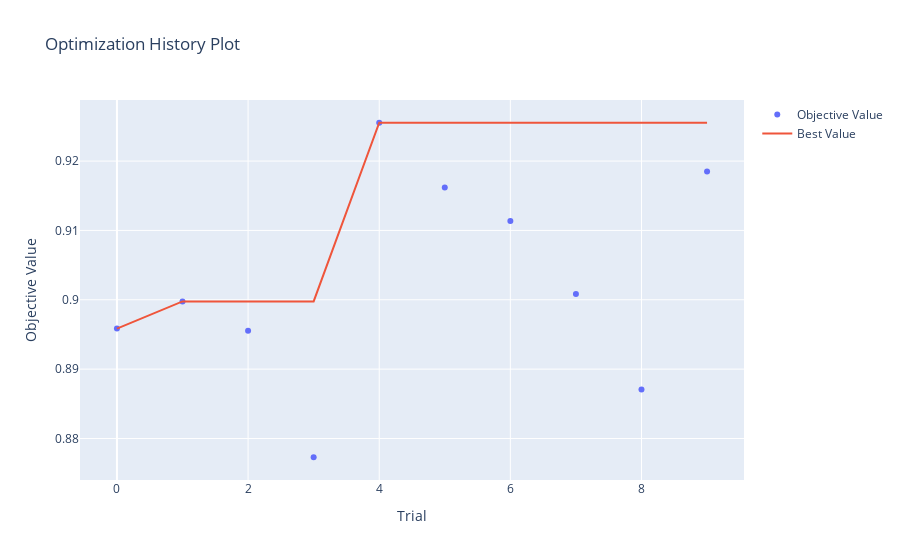

The cell this chart's notebook holds for it:
### Code cell
import optuna
from plotly.io import show

fig = optuna.visualization.plot_optimization_history(dbocsvm_study)
show(fig)

### Figure 1 — Plotly figure (JSON) as saved in the notebook; plotly's stock layout.template omitted (floating-point values rounded to 4 significant figures)
{"data": [{"mode": "markers", "name": "Objective Value", "type": "scatter", "x": [0, 1, 2, 3, 4, 5, 6, 7, 8, 9], "y": [0.8958, 0.8998, 0.8955, 0.8773, 0.9255, 0.9162, 0.9114, 0.9008, 0.887, 0.9185]}, {"mode": "lines", "name": "Best Value", "type": "scatter", "x": [0, 1, 2, 3, 4, 5, 6, 7, 8, 9], "y": [0.8958, 0.8998, 0.8998, 0.8998, 0.9255, 0.9255, 0.9255, 0.9255, 0.9255, 0.9255]}, {"marker": {"color": "#cccccc"}, "mode": "markers", "name": "Infeasible Trial", "showlegend": false, "type": "scatter", "x": [], "y": []}], "layout": {"title": {"text": "Optimization History Plot"}, "xaxis": {"title": {"text": "Trial"}}, "yaxis": {"title": {"text": "Objective Value"}}}}
